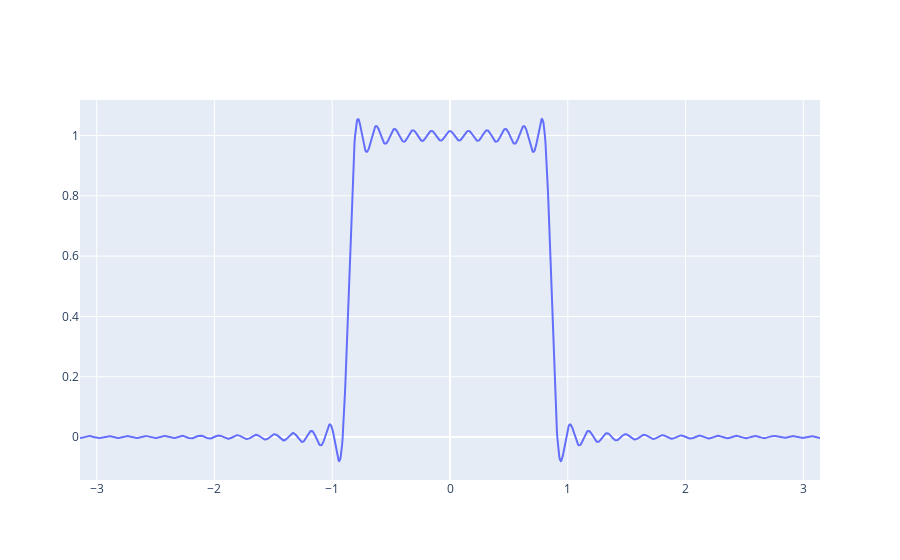

Notebook source saved alongside this figure:
### Code cell
GausSignal=Generate('Gaus', x, Amount=100, fourier=True,N=points,M=n)
fig=go.Figure()
plot(fig,x,GausSignal[0][1],'test')
print(GausSignal[1][1])
print(GausSignal[2][1])

fig

### Figure 1 — Plotly figure (JSON) as saved in the notebook; plotly's stock layout.template omitted (floating-point values rounded to 4 significant figures; data arrays with more than 128 entries replaced by an {"elided": "..."} marker saying what was removed)
{"data": [{"mode": "lines", "name": "test", "x": {"elided": "1500 float values"}, "y": {"elided": "1500 float values"}, "type": "scatter"}], "layout": {}}
